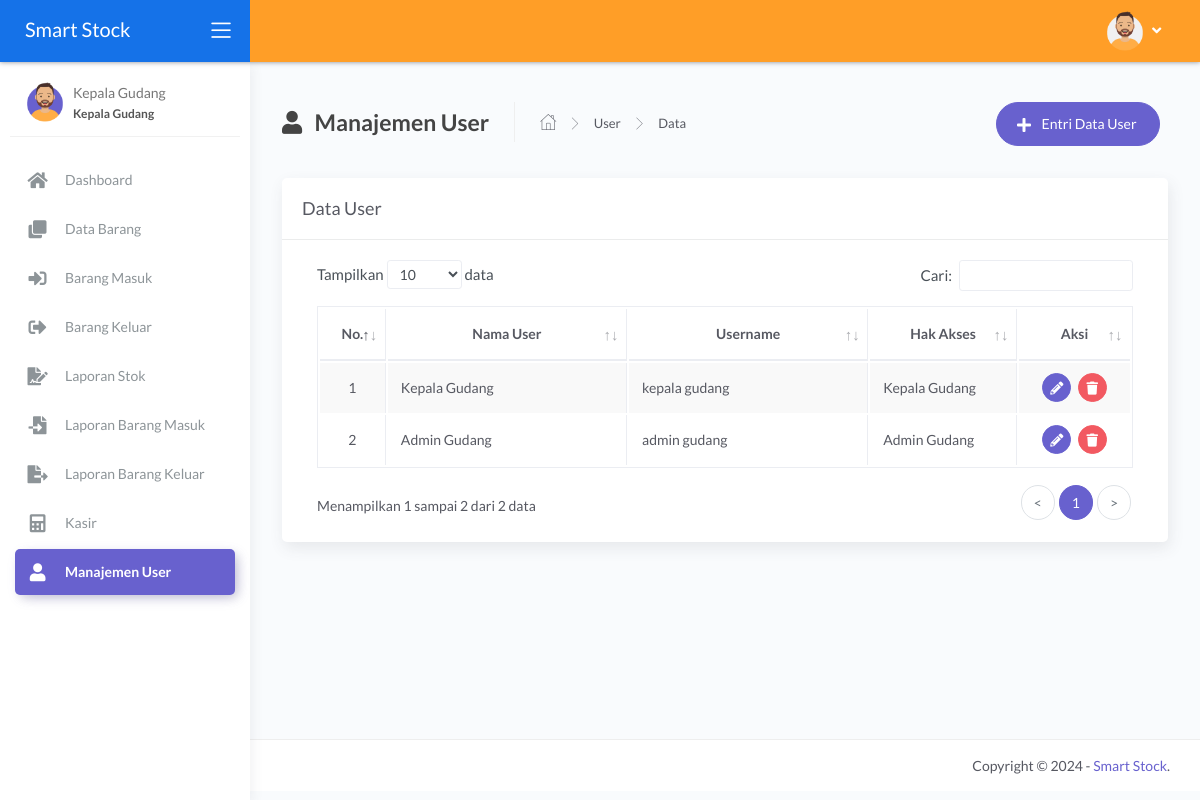
/main.php?module=user (signed in), run on the app's committed database.
### tables this page shows
CREATE TABLE `tbl_user` (
  `id_user` int(11) NOT NULL,
  `nama_user` varchar(30) NOT NULL,
  `username` varchar(30) NOT NULL,
  `password` varchar(255) NOT NULL,
  `hak_akses` enum('Admin Gudang','Kepala Gudang') NOT NULL
);

### modules/user/tampil_data.php (the view, shortened to what this page needs)
<?php
if (basename($_SERVER['PHP_SELF']) === basename(__FILE__)) {
  header('location: 404.html');
}
else {
?>
  <div class="panel-header bg:#FF9E27">
    <div class="page-inner py-45">
      <div class="d-flex align-items-left align-items-md-top flex-column flex-md-row">
        <div class="page-header text-black">
          <h4 class="page-title text-black"><i class="fas fa-user mr-2"></i> Manajemen User</h4>
          <ul class="breadcrumbs">
            <li class="nav-home"><a href="?module=dashboard"><i class="flaticon-home text-black"></i></a></li>
            <li class="separator"><i class="flaticon-right-arrow"></i></li>
            <li class="nav-item"><a href="?module=user" class="text-black">User</a></li>
            <li class="separator"><i class="flaticon-right-arrow"></i></li>
            <li class="nav-item"><a>Data</a></li>
          </ul>
        </div>
        <div class="ml-md-auto py-2 py-md-0">
          <a href="?module=form_entri_user" class="btn btn-secondary btn-round mr-2">
            <span class="btn-label"><i class="fa fa-plus mr-2"></i></span> Entri Data User
          </a>
        </div>
      </div>
    </div>
  </div>
  <div class="page-inner mt--5">
    <div class="card">
      <div class="card-header">
        <div class="card-title">Data User</div>
      </div>
      <div class="card-body">
        <div class="table-responsive">
          <table id="basic-datatables" class="display table table-bordered table-striped table-hover">
            <thead>
              <tr>
                <th class="text-center">No.</th>
                <th class="text-center">Nama User</th>
                <th class="text-center">Username</th>
                <th class="text-center">Hak Akses</th>
                <th class="text-center">Aksi</th>
              </tr>
            </thead>
            <tbody>
              <?php
              $no = 1;
              $query = mysqli_query($mysqli, "SELECT id_user, nama_user, username, hak_akses FROM tbl_user ORDER BY id_user DESC")
                                              or die('Ada kesalahan pada query tampil data : ' . mysqli_error($mysqli));
              while ($data = mysqli_fetch_assoc($query)) { ?>
                <tr>
                  <td width="30" class="text-center"><?php echo $no++; ?></td>
                  <td width="180"><?php echo $data['nama_user']; ?></td>
                  <td width="180"><?php echo $data['username']; ?></td>
                  <td width="100"><?php echo $data['hak_akses']; ?></td>
                  <td width="70" class="text-center">
                    <div>
                      <a href="?module=form_ubah_user&id=<?php echo $data['id_user']; ?>" class="btn btn-icon btn-round btn-secondary btn-sm mr-md-1" data-toggle="tooltip" data-placement="top" title="Ubah">
                        <i class="fas fa-pencil-alt fa-sm"></i>
                      </a>
                      <a href="modules/user/proses_hapus.php?id=<?php echo $data['id_user']; ?>" onclick="return confirm('Anda yakin ingin menghapus data user dengan username <?php echo $data['username']; ?>?')" class="btn btn-icon btn-round btn-danger btn-sm" data-toggle="tooltip" data-placement="top" title="Hapus">
                        <i class="fas fa-trash fa-sm"></i>
                      </a>
                    </div>
                  </td>
                </tr>
              <?php } ?>
            </tbody>
          </table>
        </div>
      </div>
    </div>
  </div>
<?php } ?>

### main.php (shortened to what this page needs)
<?php
if (empty($_SESSION['username']) && empty($_SESSION['password'])) {
  header('location: login.php?pesan=2');
}
else { ?>
  <!DOCTYPE html>
  <html lang="en">
  <head>
    <link rel="stylesheet" href="assets/js/plugin/datepicker/css/bootstrap-datepicker.css">
    <link rel="stylesheet" href="assets/js/plugin/chosen/css/chosen.css">
    <link rel="stylesheet" href="assets/css/bootstrap.min.css">
    <link rel="stylesheet" href="assets/css/atlantis.min.css">
  </head>
  <body>
    <div class="wrapper">
      <div class="main-header">
        <div class="logo-header" data-background-color="blue">
          <a href="?module=dashboard" class="logo">
            <div class="navbar-brand">
              <span class="text-white">Smart Stock</span>
            </div>
          </a>
          <div class="nav-toggle">
            <button class="btn btn-toggle toggle-sidebar">
              <i class="icon-menu"></i>
            </button>
          </div>
        </div>
        <nav class="navbar navbar-header navbar-expand-lg" data-background-color="orange2">
          <div class="container-fluid">
            <ul class="navbar-nav topbar-nav ml-md-auto align-items-center">
              <li class="nav-item dropdown hidden-caret">
                <a class="dropdown-toggle profile-pic" data-toggle="dropdown" href="javascript:void(0)" aria-expanded="false">
                  <div class="avatar-sm-top mt-1">
                    <img src="assets/img/avatar-1.png" alt="image profile" class="avatar-img rounded-circle">
                    <i class="fas fa-angle-down avatar-title"></i>
                  </div>
                </a>
              </li>
            </ul>
          </div>
        </nav>
      </div>
      <div class="sidebar sidebar-style-2">
        <div class="sidebar-wrapper scrollbar scrollbar-inner">
          <div class="sidebar-content">
            <div class="user">
              <div class="avatar-sm float-left mr-2">
                <img src="assets/img/avatar-2.png" alt="image profile" class="avatar-img rounded-circle">
              </div>
              <div class="info">
                <a>
                  <span>
                    <?php echo $_SESSION['nama_user']; ?>
                    <span class="user-level"><?php echo $_SESSION['hak_akses']; ?></span>
                  </span>
                </a>
              </div>
            </div>
            <ul class="nav nav-secondary">
              <?php include "sidebar_menu.php"; ?>
            </ul>
          </div>
        </div>
      </div>
      <div class="main-panel">
        <div class="content">
          <?php include "content.php"; ?>
        </div>
        <footer class="footer">
          <div class="container-fluid">
            <div class="copyright ml-auto">
              Copyright &copy; 2024 - <a href="#" class="text-secondary">Smart Stock</a>.
            </div>
          </div>
        </footer>
      </div>
    </div>
  </body>
  </html>
<?php } ?>

### sidebar_menu.php (shortened to what this page needs)
<?php
function generateMenuItem($module, $name, $icon, $active = false) {
    $isActive = ($_GET['module'] == $module) ? 'active' : '';
    echo "<li class='nav-item $isActive'>
            <a href='?module=$module'>
                <i class='$icon'></i>
                <p>$name</p>
            </a>
          </li>";
}
if ($_SESSION['hak_akses'] == 'Admin Gudang' || $_SESSION['hak_akses'] == 'Kepala Gudang') {
    generateMenuItem('dashboard', 'Dashboard', 'fas fa-home', $_GET['module'] == 'dashboard');
    if ($_SESSION['hak_akses'] == 'Kepala Gudang') {
        generateMenuItem('user', 'Manajemen User', 'fas fa-user', $_GET['module'] == 'user');
    }
}
?>

### content.php (shortened to what this page needs)
<?php
if (basename($_SERVER['PHP_SELF']) === basename(__FILE__)) {
  header('location: 404.html');
}
else {
  if ($_GET['module'] == 'dashboard') {
    include "modules/dashboard/tampil_data.php";
  }
  elseif ($_GET['module'] == 'barang') {
    include "modules/barang/tampil_data.php";
  }
  elseif ($_GET['module'] == 'form_entri_barang' && $_SESSION['hak_akses'] != 'Kepala Gudang') {
    include "modules/barang/form_entri.php";
  }
  elseif ($_GET['module'] == 'form_ubah_barang' && $_SESSION['hak_akses'] != 'Kepala Gudang') {
    include "modules/barang/form_ubah.php";
  }
  elseif ($_GET['module'] == 'tampil_detail_barang') {
    include "modules/barang/tampil_detail.php";
  }
  elseif ($_GET['module'] == 'barang_masuk' && $_SESSION['hak_akses'] != 'Kepala Gudang') {
    include "modules/barang-masuk/tampil_data.php";
  }
  elseif ($_GET['module'] == 'form_entri_barang_masuk' && $_SESSION['hak_akses'] != 'Kepala Gudang') {
    include "modules/barang-masuk/form_entri.php";
  }
  elseif ($_GET['module'] == 'barang_keluar' && $_SESSION['hak_akses'] != 'Kepala Gudang') {
    include "modules/barang-keluar/tampil_data.php";
  }
  elseif ($_GET['module'] == 'form_entri_barang_keluar' && $_SESSION['hak_akses'] != 'Kepala Gudang') {
    include "modules/barang-keluar/form_entri.php";
  }
  elseif ($_GET['module'] == 'laporan_stok') {
    include "modules/laporan-stok/tampil_data.php";
  }
  elseif ($_GET['module'] == 'laporan_barang_masuk') {
    include "modules/laporan-barang-masuk/tampil_data.php";
  }
  elseif ($_GET['module'] == 'laporan_barang_keluar') {
    include "modules/laporan-barang-keluar/tampil_data.php";
  }
  elseif ($_GET['module'] == 'user' && $_SESSION['hak_akses'] == 'Kepala Gudang') {
    include "modules/user/tampil_data.php";
  }
  elseif ($_GET['module'] == 'form_entri_user' && $_SESSION['hak_akses'] == 'Kepala Gudang') {
    include "modules/user/form_entri.php";
  }
  elseif ($_GET['module'] == 'form_ubah_user' && $_SESSION['hak_akses'] == 'Kepala Gudang') {
    include "modules/user/form_ubah.php";
  }
  elseif ($_GET['module'] == 'form_ubah_password') {
    include "modules/password/form_ubah.php";
  }
  elseif ($_GET['module'] == 'cashier' && $_SESSION['hak_akses'] == 'Admin Gudang') {
    include "modules/cashier/index.php";
  }
  elseif ($_GET['module'] == 'cetak') {
    include "modules/cashier/cetak.php";
  }
  else {
    include "404.html";
  }
}

### data on the page
tbl_user: nama_user "Kepala Gudang", username "kepala gudang", hak_akses "Kepala Gudang"
tbl_user: nama_user "Admin Gudang", username "admin gudang", hak_akses "Admin Gudang"

### other printed values
$_SESSION['nama_user'] "Kepala Gudang"
$_SESSION['hak_akses'] "Kepala Gudang"
$name "Dashboard Data Barang Barang Masuk Barang Keluar Laporan Stok Laporan Barang Masuk Laporan Barang Keluar Kasir Manajemen User"
